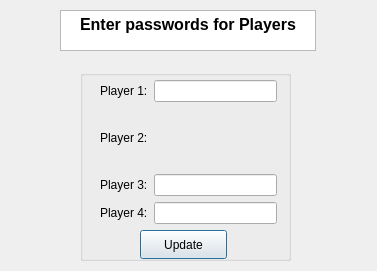
<?xml version="1.0" encoding="UTF-8"?>
<ui version="4.0">
 <class>Player_password</class>
 <widget class="QDialog" name="Player_password">
  <property name="geometry">
   <rect>
    <x>0</x>
    <y>0</y>
    <width>377</width>
    <height>271</height>
   </rect>
  </property>
  <property name="windowTitle">
   <string>Dialog</string>
  </property>
  <widget class="QGroupBox" name="groupBox">
   <property name="geometry">
    <rect>
     <x>80</x>
     <y>70</y>
     <width>211</width>
     <height>191</height>
    </rect>
   </property>
   <property name="title">
    <string/>
   </property>
   <widget class="QWidget" name="">
    <property name="geometry">
     <rect>
      <x>20</x>
      <y>10</y>
      <width>177</width>
      <height>144</height>
     </rect>
    </property>
    <layout class="QVBoxLayout" name="verticalLayout">
     <item>
      <layout class="QHBoxLayout" name="horizontalLayout">
       <item>
        <widget class="QLabel" name="label">
         <property name="text">
          <string>Player 1:</string>
         </property>
        </widget>
       </item>
       <item>
        <widget class="QLineEdit" name="lineEdit"/>
       </item>
      </layout>
     </item>
     <item>
      <layout class="QHBoxLayout" name="horizontalLayout_2">
       <item>
        <widget class="QLabel" name="label_2">
         <property name="text">
          <string>Player 2:</string>
         </property>
        </widget>
       </item>
      </layout>
     </item>
     <item>
      <layout class="QHBoxLayout" name="horizontalLayout_3">
       <item>
        <widget class="QLabel" name="label_3">
         <property name="text">
          <string>Player 3:</string>
         </property>
        </widget>
       </item>
       <item>
        <widget class="QLineEdit" name="lineEdit_3"/>
       </item>
      </layout>
     </item>
     <item>
      <layout class="QHBoxLayout" name="horizontalLayout_4">
       <item>
        <widget class="QLabel" name="label_4">
         <property name="text">
          <string>Player 4:</string>
         </property>
        </widget>
       </item>
       <item>
        <widget class="QLineEdit" name="lineEdit_4"/>
       </item>
      </layout>
     </item>
    </layout>
   </widget>
   <widget class="QPushButton" name="pushButton">
    <property name="geometry">
     <rect>
      <x>60</x>
      <y>160</y>
      <width>87</width>
      <height>29</height>
     </rect>
    </property>
    <property name="text">
     <string>Update</string>
    </property>
   </widget>
  </widget>
  <widget class="QTextBrowser" name="textBrowser">
   <property name="geometry">
    <rect>
     <x>60</x>
     <y>10</y>
     <width>256</width>
     <height>41</height>
    </rect>
   </property>
   <property name="html">
    <string>&lt;!DOCTYPE HTML PUBLIC &quot;-//W3C//DTD HTML 4.0//EN&quot; &quot;http://www.w3.org/TR/REC-html40/strict.dtd&quot;&gt;
&lt;html&gt;&lt;head&gt;&lt;meta name=&quot;qrichtext&quot; content=&quot;1&quot; /&gt;&lt;style type=&quot;text/css&quot;&gt;
p, li { white-space: pre-wrap; }
&lt;/style&gt;&lt;/head&gt;&lt;body style=&quot; font-family:'Noto Sans'; font-size:9pt; font-weight:400; font-style:normal;&quot;&gt;
&lt;p align=&quot;center&quot; style=&quot; margin-top:0px; margin-bottom:0px; margin-left:0px; margin-right:0px; -qt-block-indent:0; text-indent:0px;&quot;&gt;&lt;span style=&quot; font-size:12pt; font-weight:600;&quot;&gt;Enter passwords for Players&lt;/span&gt;&lt;/p&gt;&lt;/body&gt;&lt;/html&gt;</string>
   </property>
  </widget>
 </widget>
 <resources/>
 <connections/>
</ui>
